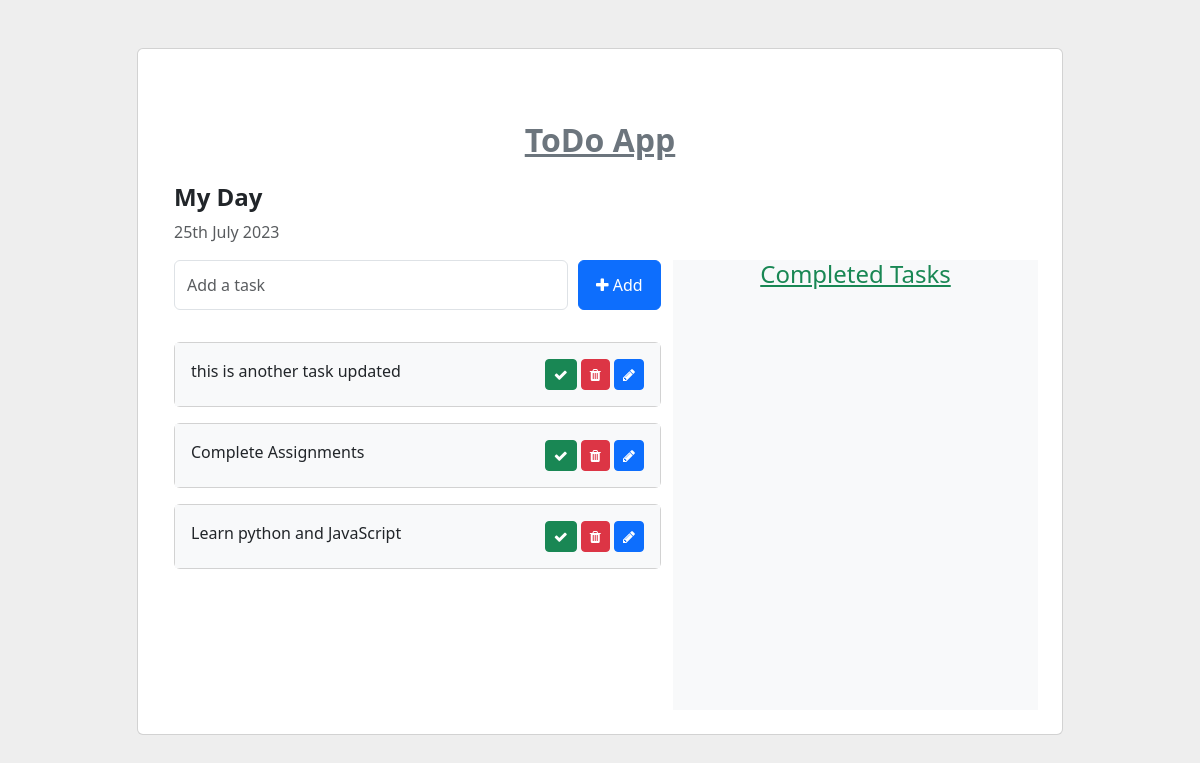
The app's page /, older data.
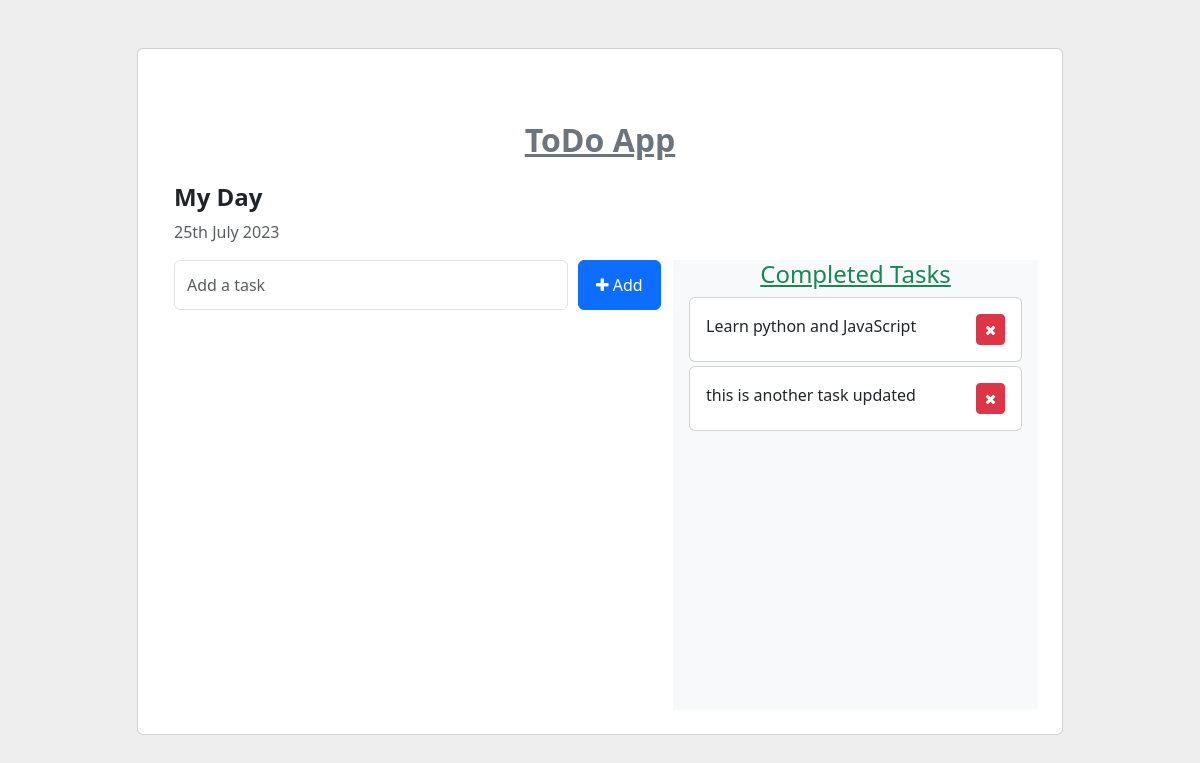
The same page, newer data.
### todo/models.py (models this page shows, shortened)
class Task(models.Model):
    task = models.CharField(max_length=250)
    is_completed = models.BooleanField(default=False)
    created_at = models.DateTimeField(auto_now_add=True)
    updated_at = models.DateTimeField(auto_now=True)

### todo_main/views.py (the view)
# urls.py: 2. Add a URL to urlpatterns:  path('', views.home, name='home')
def home(request):
    tasks = Task.objects.filter(is_completed=False).order_by('-updated_at')
    completed_tasks = Task.objects.filter(is_completed=True)
    context = {
        'tasks': tasks,
        'completed_tasks': completed_tasks,
    }
    return render(request, 'home.html', context)

### templates/home.html (shortened to what this page needs)
<!DOCTYPE html>
<html lang="en">
  <head>
    <link
      href="https://cdn.jsdelivr.net/npm/bootstrap@5.3.0-alpha1/dist/css/bootstrap.min.css"
      rel="stylesheet"
    />
    <link
      rel="stylesheet"
      href="https://cdnjs.cloudflare.com/ajax/libs/font-awesome/4.7.0/css/font-awesome.min.css"
    />
  </head>
  <body>
    <section class="vh-200" style="background-color: #eee">
      <div class="container py-5">
        <div class="row d-flex justify-content-center align-items-center h-100">
          <div class="col col-lg-10 col-xl-10">
            <div class="card rounded-2">
              <div class="card-body p-4">
                <div class="container">
                  <h2 class="pt-5 text-center text-decoration-underline text-secondary mb-4"><b> ToDo App</b></h2>
                  <div class="row " >
                    <h4 class="text-dark"><b> My Day</b></h4>
                    <p class="text-muted">{% now "jS F Y" %}</p>
                    <div
                      class="col-md-7 col-lg-7 "
                      style="height: 450px;">
                      <form class="row row-cols-lg-auto g-3 justify-content align-items-center mb-4 pb-2" action="{% url 'addTask' %}" method="POST">
                        <div class="col-12">
                            <div class="form-group">
                            <span style="display: flex">
                                <input
                                type="text"
                                name="task"
                                class="form-control"
                                placeholder="Add a task"
                                style="width: 500px; height:50px; margin-right: 10px;"
                                />
                                <button
                                type="submit"
                                class="btn btn-primary"
                                style="width: 100px; height:50px;"
                                >
                                <i class="fa fa-plus"></i> Add
                                </button>
                            </span>
                            </div>
                        </div>
                      </form>
                      {% for task in tasks %}
                      <div class="card mb-3">
                        <div class="card-body bg-light ">
                          {{ task.task }}
                          <span style="position: relative; float: right">
                            <a
                              href="{% url 'mark_as_done' task.pk %}"
                              class="btn btn-success btn-sm"
                              ><i class="fa fa-check"></i
                            ></a>
                            <a
                              href="{% url 'delete_task' task.id %}"
                              class="btn btn-danger btn-sm"
                              ><i class="fa fa-trash"></i
                            ></a>
                            <a
                              href="{% url 'edit_task' task.id %}"
                              class="btn btn-primary btn-sm"
                              ><i class="fa fa-pencil"></i
                            ></a>
                          </span>
                        </div>
                      </div>
                      {% endfor %}
                    </div>
                    <div class="col-md-5 col-lg-5 bg-light" >
                      <h4 class="text-center text-success text-decoration-underline">Completed Tasks</h4>
                      {% for task in completed_tasks %}
                      <div class="card m-1" >
                        <div class="card-body">
                          {{ task.task }}
                          <span style="position: relative; float: right">
                            <a
                              href="{% url 'mark_as_undone' task.pk %}"
                              class="btn btn-danger btn-sm"
                              ><i class="fa fa-times"></i></a
                            >
                          </span>
                        </div>
                      </div>
                      {% endfor %}
                    </div>
                  </div>
                </div>
              </div>
            </div>
          </div>
        </div>
      </div>
    </section>
  </body>
</html>

### templates/home.html (style rules this page uses)
.form-control { padding: 1.375rem 0.75rem !important; }

Row changes from the older to the newer data that the page shows:
removed Task: task "Complete Assignments", shown under "My Day"
changed Task "Learn python and JavaScript": moves from the list under "My Day" to the list under "Completed Tasks"
changed Task "this is another task updated": moves from the list under "My Day" to the list under "Completed Tasks"
